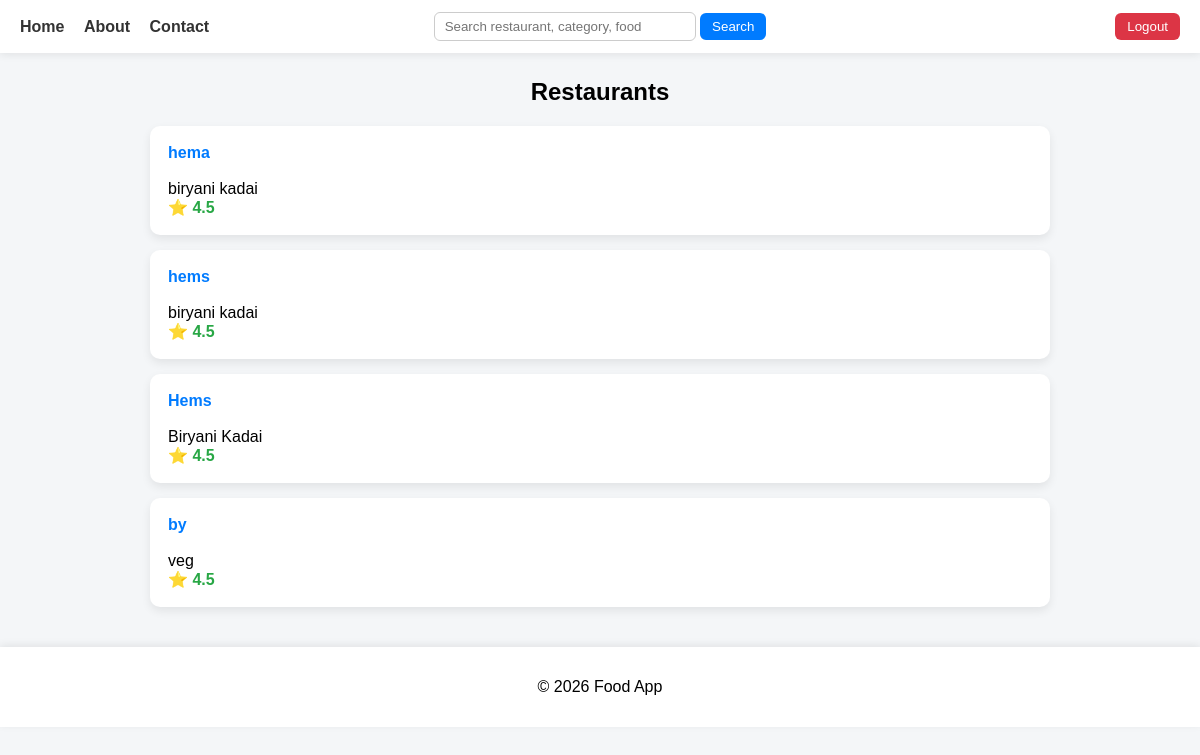
Before: /home/ (signed in) with the older database file.
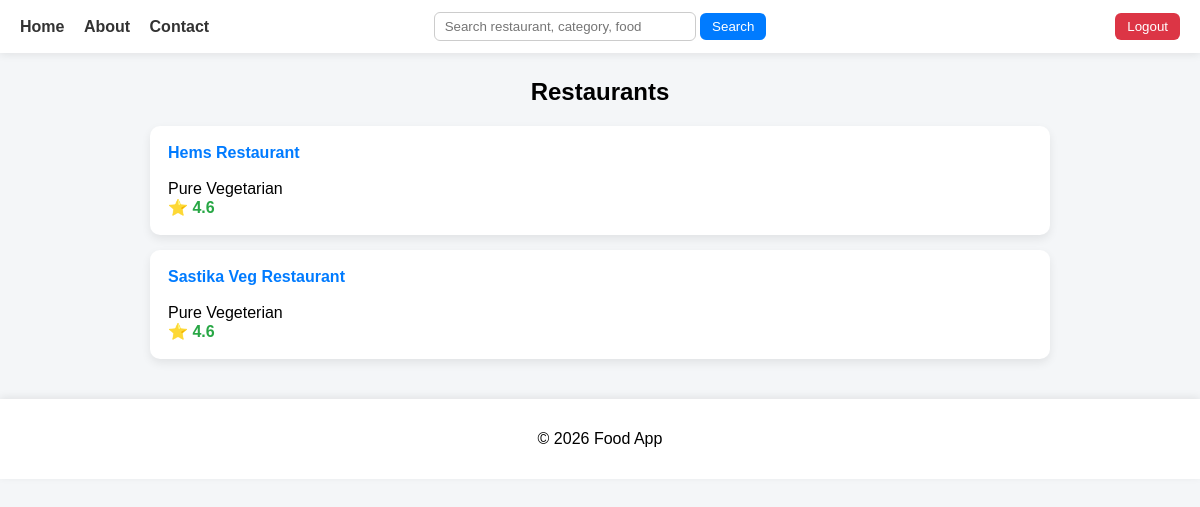
After: the same page with the newer database file.
### restaurant/models.py (models this page shows)
class Restaurant(models.Model):
    name = models.CharField(max_length=50)
    description = models.TextField()
    rating =models.FloatField(default = 1.0)
    owner = models.ForeignKey(User, on_delete=models.CASCADE)

### restaurant/views.py (the view)
# urls.py: path("home/",views.home_view, name = "home"),
@login_required
def home(request):
    restaurants = Restaurant.objects.all()
    return render(request, 'home.html', {
        'restaurants': restaurants
    })

### templates/home.html (shortened to what this page needs)
{% extends "base.html" %}
{% block content %}
<h2>Restaurants</h2>
{% if restaurants %}
<ul>
    {% for restaurant in restaurants %}
    <li>
        <strong>
            <a href="{% url 'restaurant_detail' restaurant.id %}">
                {{ restaurant.name }}
            </a>
        </strong><br><br>
        {{ restaurant.description }}<br>
        <span class="rating">⭐ {{ restaurant.rating }}</span><br>
    </li>
    {% endfor %}
</ul>
{% else %}
<p style="text-align:center;">No restaurants added yet.</p>
{% endif %}
{% endblock %}

### templates/base.html (shortened to what this page needs)
<!DOCTYPE html>
<html>
<head>
</head>
<body>
<nav>
    <div class="nav-left">
        <a href="{% url 'home' %}">Home</a>
        <a href="{% url 'about' %}">About</a>
        <a href="{% url 'contact' %}">Contact</a>
    </div>
    <div class="nav-center">
        <form method="GET" action="{% url 'search' %}">
            <input type="text"
                   name="q"
                   placeholder="Search restaurant, category, food"
                   required>
            <button type="submit">Search</button>
        </form>
    </div>
    <div class="nav-right">
        {% if request.user.is_authenticated %}
            <form action="{% url 'logout' %}" method="post">
                <button type="submit">Logout</button>
            </form>
        {% endif %}
    </div>
</nav>
{% block content %}{% endblock %}
<footer>
    <p>© 2026 Food App</p>
</footer>
</body>
</html>

### templates/base.html (style rules this page uses)
body { font-family: Arial, Helvetica, sans-serif; margin: 0; background-color: #F4F6F8; }
nav { display: flex; align-items: center; padding: 12px 20px; background-color: #FFFFFF; box-shadow: 0 2px 8px rgba(0,0,0,0.08); }
.nav-left { flex: 1; }
.nav-center { flex: 1; text-align: center; }
.nav-right { flex: 1; text-align: right; }
nav a { margin-right: 15px; text-decoration: none; font-weight: 600; color: #333; }
.nav-center input { padding: 6px 10px; border-radius: 6px; border: 1px solid #ccc; width: 240px; }
.nav-center button { padding: 6px 12px; border: none; border-radius: 6px; background-color: #007BFF; color: #fff; cursor: pointer; }
.nav-right button { padding: 6px 12px; border: none; border-radius: 6px; background-color: #DC3545; color: #fff; cursor: pointer; }
footer { text-align: center; padding: 15px; background-color: #FFFFFF; box-shadow: 0 -2px 8px rgba(0,0,0,0.08); margin-top: 40px; }

### templates/home.html (style rules this page uses)
h2 { text-align: center; margin-top: 25px; }
ul { list-style: none; padding: 0; max-width: 900px; margin: 20px auto; }
li { background-color: #FFFFFF; padding: 18px; border-radius: 10px; margin-bottom: 15px; box-shadow: 0 4px 10px rgba(0,0,0,0.08); }
li a { text-decoration: none; font-weight: 600; color: #007BFF; }
.rating { font-weight: bold; color: #28A745; }

Changed rows visible on the page:
removed Restaurant: name "hema", description "biryani kadai", rating "4.5"
removed Restaurant: name "hems", description "biryani kadai", rating "4.5"
removed Restaurant: name "Hems", description "Biryani Kadai", rating "4.5"
removed Restaurant: name "by", description "veg", rating "4.5"
added Restaurant: name "Hems Restaurant", description "Pure Vegetarian", rating "4.6"
added Restaurant: name "Sastika Veg Restaurant", description "Pure Vegeterian", rating "4.6"
